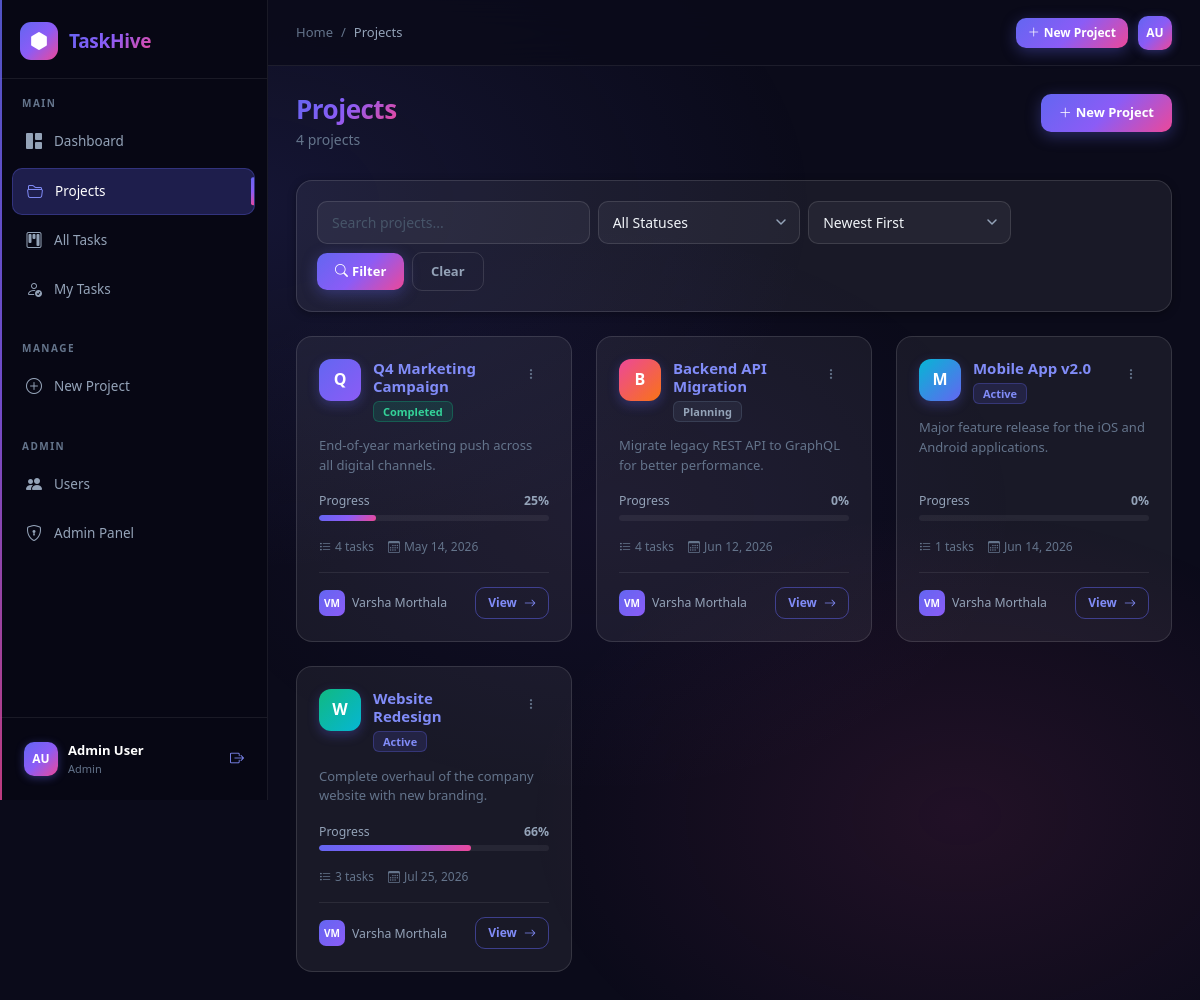
Page /projects/ (signed in) on the committed database.
### users/models.py (models this page shows, shortened)
class User(AbstractUser):
    ROLE_CHOICES = [
        ('admin', 'Admin'),
        ('manager', 'Project Manager'),
        ('member', 'Team Member'),
    ]
    role = models.CharField(max_length=20, choices=ROLE_CHOICES, default='member')
    avatar = models.ImageField(upload_to='avatars/', null=True, blank=True)
    bio = models.TextField(blank=True)
    phone = models.CharField(max_length=20, blank=True)
    created_at = models.DateTimeField(auto_now_add=True)
    updated_at = models.DateTimeField(auto_now=True)
    class Meta:
        verbose_name = 'User'
        verbose_name_plural = 'Users'
        ordering = ['-date_joined']
    @property
    def is_admin(self):
        return self.role == 'admin' or self.is_superuser
    @property
    def is_manager(self):
        return self.role in ('admin', 'manager') or self.is_superuser

### projects/models.py (models this page shows, shortened)
class Project(models.Model):
    STATUS_CHOICES = [
        ('planning', 'Planning'),
        ('active', 'Active'),
        ('on_hold', 'On Hold'),
        ('completed', 'Completed'),
        ('cancelled', 'Cancelled'),
    ]
    name = models.CharField(max_length=200)
    description = models.TextField(blank=True)
    owner = models.ForeignKey(
        settings.AUTH_USER_MODEL,
        on_delete=models.CASCADE,
        related_name='owned_projects'
    )
    team_members = models.ManyToManyField(
        settings.AUTH_USER_MODEL,
        through='ProjectMembership',
        related_name='member_projects',
        blank=True
    )
    status = models.CharField(max_length=20, choices=STATUS_CHOICES, default='planning')
    start_date = models.DateField(null=True, blank=True)
    end_date = models.DateField(null=True, blank=True)
    created_at = models.DateTimeField(auto_now_add=True)
    updated_at = models.DateTimeField(auto_now=True)
    class Meta:
        ordering = ['-created_at']
        verbose_name = 'Project'
        verbose_name_plural = 'Projects'
    @property
    def total_tasks(self):
        return self.tasks.count()
    @property
    def completed_tasks(self):
        return self.tasks.filter(status='completed').count()
    @property
    def progress_percentage(self):
        total = self.total_tasks
        if total == 0:
            return 0
        return int((self.completed_tasks / total) * 100)
    @property
    def is_overdue(self):
        if self.end_date and self.status not in ('completed', 'cancelled'):
            return self.end_date < timezone.now().date()
        return False

### projects/views.py (the view)
# urls.py: path('', views.project_list_view, name='project_list'),
@login_required
def project_list_view(request):
    user = request.user
    query = request.GET.get('q', '')
    status = request.GET.get('status', '')
    sort = request.GET.get('sort', '-created_at')
    if user.is_admin:
        projects = Project.objects.all()
    else:
        projects = Project.objects.filter(
            Q(owner=user) | Q(team_members=user)
        ).distinct()
    if query:
        projects = projects.filter(Q(name__icontains=query) | Q(description__icontains=query))
    if status:
        projects = projects.filter(status=status)
    valid_sorts = ['name', '-name', '-created_at', 'created_at', 'end_date', '-end_date']
    if sort in valid_sorts:
        projects = projects.order_by(sort)
    projects = projects.annotate(task_count=Count('tasks'))
    context = {
        'projects': projects,
        'query': query,
        'selected_status': status,
        'sort': sort,
        'status_choices': Project.STATUS_CHOICES,
    }
    return render(request, 'projects/project_list.html', context)

### projects/templates/projects/project_list.html (shortened to what this page needs)
{% extends 'base.html' %}
{% block breadcrumb %}<li class="breadcrumb-item active">Projects</li>{% endblock %}
{% block content %}
<div class="page-header">
    <div>
        <h1 class="page-title">Projects</h1>
        <p class="page-subtitle">{{ projects.count }} project{{ projects.count|pluralize }}</p>
    </div>
    {% if request.user.is_manager %}
    <a href="{% url 'project_create' %}" class="btn btn-primary">
        <i class="bi bi-plus-lg me-1"></i>New Project
    </a>
    {% endif %}
</div>
<div class="card mb-4">
    <div class="card-body">
        <form method="get" class="row g-2 align-items-end">
            <div class="col-md-4">
                <input type="text" name="q" value="{{ query }}" class="form-control" placeholder="Search projects...">
            </div>
            <div class="col-md-3">
                <select name="status" class="form-select">
                    <option value="">All Statuses</option>
                </select>
            </div>
            <div class="col-md-3">
                <select name="sort" class="form-select">
                    <option value="-created_at" {% if sort == '-created_at' %}selected{% endif %}>Newest First</option>
                </select>
            </div>
            <div class="col-auto">
                <button type="submit" class="btn btn-primary"><i class="bi bi-search me-1"></i>Filter</button>
                <a href="{% url 'project_list' %}" class="btn btn-outline-secondary ms-1">Clear</a>
            </div>
        </form>
    </div>
</div>
{% if projects %}
<div class="row g-4">
    {% for project in projects %}
    <div class="col-md-6 col-xl-4">
        <div class="project-card">
            <div class="project-card__header">
                <div class="project-card__icon project-icon--{{ forloop.counter }}">
                    {{ project.name|first|upper }}
                </div>
                <div class="project-card__title-group">
                    <h5 class="project-card__title">
                        <a href="{% url 'project_detail' project.pk %}">{{ project.name }}</a>
                    </h5>
                    <span class="badge status-badge status-badge--{{ project.status }}">{{ project.get_status_display }}</span>
                </div>
                {% if request.user.is_admin or project.owner == request.user %}
                <div class="dropdown ms-auto">
                    <button class="btn btn-ghost btn-sm" data-bs-toggle="dropdown"><i class="bi bi-three-dots-vertical"></i></button>
                </div>
                {% endif %}
            </div>
            {% if project.description %}
            <p class="project-card__desc">{{ project.description|truncatechars:80 }}</p>
            {% endif %}
            <div class="project-card__progress mb-3">
                <div class="d-flex justify-content-between mb-1">
                    <span class="small text-muted">Progress</span>
                    <span class="small fw-semibold">{{ project.progress_percentage }}%</span>
                </div>
                <div class="progress" style="height:6px">
                    <div class="progress-bar bg-primary" style="width:{{ project.progress_percentage }}%"></div>
                </div>
            </div>
            <div class="project-card__meta">
                <span class="project-card__stat"><i class="bi bi-list-task"></i> {{ project.task_count }} tasks</span>
                {% if project.end_date %}
                <span class="project-card__stat {% if project.is_overdue %}text-danger{% endif %}">
                    <i class="bi bi-calendar3"></i> {{ project.end_date|date:"M d, Y" }}
                </span>
                {% endif %}
            </div>
            <div class="project-card__footer">
                <div class="project-card__owner">
                    <div class="avatar-xs">{{ project.owner.first_name|first|upper }}{{ project.owner.last_name|first|upper }}</div>
                    <span class="small text-muted">{{ project.owner.get_full_name|default:project.owner.username }}</span>
                </div>
                <a href="{% url 'project_detail' project.pk %}" class="btn btn-sm btn-outline-primary">
                    View <i class="bi bi-arrow-right ms-1"></i>
                </a>
            </div>
        </div>
    </div>
    {% endfor %}
</div>
{% endif %}
{% endblock %}

### templates/base.html (shortened to what this page needs)
<!DOCTYPE html>
<html lang="en" data-bs-theme="light">
<head>
    <link href="https://cdn.jsdelivr.net/npm/bootstrap@5.3.2/dist/css/bootstrap.min.css" rel="stylesheet">
    <link href="https://cdn.jsdelivr.net/npm/bootstrap-icons@1.11.3/font/bootstrap-icons.css" rel="stylesheet">
    {% load static %}
    <link href="{% static 'css/main.css' %}" rel="stylesheet">
</head>
<body>
{% if user.is_authenticated %}
<div class="sidebar" id="sidebar">
    <div class="sidebar-brand">
        <a href="{% url 'dashboard' %}" class="brand-link">
            <div class="brand-icon">
                <i class="bi bi-hexagon-fill"></i>
            </div>
            <span class="brand-text">TaskHive</span>
        </a>
    </div>
    <nav class="sidebar-nav">
        <div class="nav-section">
            <span class="nav-section-label">Main</span>
            <a href="{% url 'dashboard' %}" class="nav-item {% if request.resolver_match.url_name == 'dashboard' %}active{% endif %}">
                <i class="bi bi-grid-1x2-fill"></i><span>Dashboard</span>
            </a>
            <a href="{% url 'project_list' %}" class="nav-item {% if 'project' in request.resolver_match.url_name %}active{% endif %}">
                <i class="bi bi-folder2-open"></i><span>Projects</span>
            </a>
            <a href="{% url 'task_list' %}" class="nav-item {% if request.resolver_match.url_name == 'task_list' %}active{% endif %}">
                <i class="bi bi-kanban"></i><span>All Tasks</span>
            </a>
            <a href="{% url 'my_tasks' %}" class="nav-item {% if request.resolver_match.url_name == 'my_tasks' %}active{% endif %}">
                <i class="bi bi-person-check"></i><span>My Tasks</span>
            </a>
        </div>
        {% if user.is_manager %}
        <div class="nav-section">
            <span class="nav-section-label">Manage</span>
            <a href="{% url 'project_create' %}" class="nav-item">
                <i class="bi bi-plus-circle"></i><span>New Project</span>
            </a>
        </div>
        {% endif %}
        {% if user.is_admin %}
        <div class="nav-section">
            <span class="nav-section-label">Admin</span>
            <a href="{% url 'user_list' %}" class="nav-item {% if 'user' in request.resolver_match.url_name %}active{% endif %}">
                <i class="bi bi-people-fill"></i><span>Users</span>
            </a>
            <a href="/admin/" class="nav-item" target="_blank">
                <i class="bi bi-shield-lock"></i><span>Admin Panel</span>
            </a>
        </div>
        {% endif %}
    </nav>
    <div class="sidebar-footer">
        <a href="{% url 'profile' %}" class="user-widget">
            <div class="user-avatar">
                {% if user.avatar %}
                    <img src="{{ user.avatar.url }}" alt="{{ user.username }}">
                {% else %}
                    <span>{{ user.first_name|first|upper }}{{ user.last_name|first|upper }}</span>
                {% endif %}
            </div>
            <div class="user-info">
                <span class="user-name">{{ user.get_full_name|default:user.username }}</span>
                <span class="user-role">{{ user.get_role_display }}</span>
            </div>
        </a>
        <a href="{% url 'logout' %}" class="logout-btn" title="Logout">
            <i class="bi bi-box-arrow-right"></i>
        </a>
    </div>
</div>
<div class="main-wrapper">
    <header class="topbar">
        <div class="topbar-left">
            <nav aria-label="breadcrumb" class="d-none d-md-block">
                <ol class="breadcrumb mb-0">
                    <li class="breadcrumb-item"><a href="{% url 'dashboard' %}">Home</a></li>
                    {% block breadcrumb %}{% endblock %}
                </ol>
            </nav>
        </div>
        <div class="topbar-right">
            <div class="topbar-actions">
                {% if user.is_manager %}
                <a href="{% url 'project_create' %}" class="btn btn-primary btn-sm d-none d-md-inline-flex align-items-center gap-1">
                    <i class="bi bi-plus-lg"></i> New Project
                </a>
                {% endif %}
                <a href="{% url 'profile' %}" class="topbar-avatar" title="{{ user.username }}">
                    {% if user.avatar %}
                        <img src="{{ user.avatar.url }}" alt="{{ user.username }}">
                    {% else %}
                        <span>{{ user.first_name|first|upper }}{{ user.last_name|first|upper }}</span>
                    {% endif %}
                </a>
            </div>
        </div>
    </header>
    <main class="page-content">
        {% block content %}{% endblock %}
    </main>
</div>
{% endif %}
{% load static %}
</body>
</html>

### rows in the picture
User: first_name|first "A", last_name|first "U", get_full_name "Admin User", role "Admin"
Project: name|first "Q", name "Q4 Marketing Campaign", status "Completed", description "End-of-year marketing push across all digital channels.", progress_percentage "25", task_count "4", end_date "May 14, 2026", owner.first_name|first "V", owner.last_name|first "M", owner.get_full_name "Varsha Morthala"
Project: name|first "B", name "Backend API Migration", status "Planning", description "Migrate legacy REST API to GraphQL for better performance.", progress_percentage "0", task_count "4", end_date "Jun 12, 2026", owner.first_name|first "V", owner.last_name|first "M", owner.get_full_name "Varsha Morthala"
Project: name|first "M", name "Mobile App v2.0", status "Active", description "Major feature release for the iOS and Android applications.", progress_percentage "0", task_count "1", end_date "Jun 14, 2026", owner.first_name|first "V", owner.last_name|first "M", owner.get_full_name "Varsha Morthala"
Project: name|first "W", name "Website Redesign", status "Active", description "Complete overhaul of the company website with new branding.", progress_percentage "66", task_count "3", end_date "Jul 25, 2026", owner.first_name|first "V", owner.last_name|first "M", owner.get_full_name "Varsha Morthala"

### other values in the picture
{{ projects.count }} "4"
